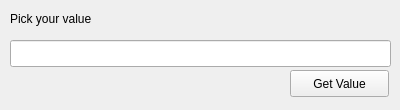
<?xml version="1.0" encoding="UTF-8"?>
<ui version="4.0">
 <class>StringPicker</class>
 <widget class="QWidget" name="StringPicker">
  <property name="windowModality">
   <enum>Qt::WindowModal</enum>
  </property>
  <property name="geometry">
   <rect>
    <x>0</x>
    <y>0</y>
    <width>400</width>
    <height>110</height>
   </rect>
  </property>
  <property name="windowTitle">
   <string>Picker</string>
  </property>
  <widget class="QLineEdit" name="lineEdit_value">
   <property name="geometry">
    <rect>
     <x>10</x>
     <y>40</y>
     <width>381</width>
     <height>27</height>
    </rect>
   </property>
  </widget>
  <widget class="QPushButton" name="button_pickStr">
   <property name="geometry">
    <rect>
     <x>290</x>
     <y>70</y>
     <width>99</width>
     <height>27</height>
    </rect>
   </property>
   <property name="text">
    <string>Get Value</string>
   </property>
  </widget>
  <widget class="QLabel" name="label_value">
   <property name="geometry">
    <rect>
     <x>10</x>
     <y>10</y>
     <width>131</width>
     <height>17</height>
    </rect>
   </property>
   <property name="text">
    <string>Pick your value</string>
   </property>
  </widget>
 </widget>
 <resources/>
 <connections/>
</ui>
